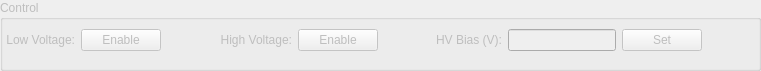
     <widget class="QGroupBox" name="pwrControlGroupBox">
      <property name="enabled">
       <bool>false</bool>
      </property>
      <property name="geometry">
       <rect>
        <x>10</x>
        <y>10</y>
        <width>761</width>
        <height>71</height>
       </rect>
      </property>
      <property name="title">
       <string>Control</string>
      </property>
      <widget class="QWidget" name="gridLayoutWidget_4">
       <property name="geometry">
        <rect>
         <x>0</x>
         <y>20</y>
         <width>761</width>
         <height>41</height>
        </rect>
       </property>
       <layout class="QGridLayout" name="gridLayout_4">
        <property name="leftMargin">
         <number>6</number>
        </property>
        <property name="rightMargin">
         <number>6</number>
        </property>
        <property name="verticalSpacing">
         <number>0</number>
        </property>
        <item row="0" column="0">
         <widget class="QLabel" name="label_3">
          <property name="text">
           <string>Low Voltage:</string>
          </property>
          <property name="alignment">
           <set>Qt::AlignRight|Qt::AlignTrailing|Qt::AlignVCenter</set>
          </property>
         </widget>
        </item>
        <item row="0" column="3">
         <widget class="QLabel" name="label_15">
          <property name="text">
           <string>High Voltage:</string>
          </property>
          <property name="alignment">
           <set>Qt::AlignRight|Qt::AlignTrailing|Qt::AlignVCenter</set>
          </property>
         </widget>
        </item>
        <item row="0" column="1">
         <widget class="QPushButton" name="lvEnableBtn">
          <property name="sizePolicy">
           <sizepolicy hsizetype="Fixed" vsizetype="Fixed">
            <horstretch>0</horstretch>
            <verstretch>0</verstretch>
           </sizepolicy>
          </property>
          <property name="minimumSize">
           <size>
            <width>40</width>
            <height>0</height>
           </size>
          </property>
          <property name="text">
           <string>Enable</string>
          </property>
         </widget>
        </item>
        <item row="0" column="7">
         <widget class="QLineEdit" name="hvBiasEdit">
          <property name="sizePolicy">
           <sizepolicy hsizetype="Fixed" vsizetype="Fixed">
            <horstretch>0</horstretch>
            <verstretch>0</verstretch>
           </sizepolicy>
          </property>
         </widget>
        </item>
        <item row="0" column="6">
         <widget class="QLabel" name="label_20">
          <property name="text">
           <string>HV Bias (V):</string>
          </property>
          <property name="alignment">
           <set>Qt::AlignRight|Qt::AlignTrailing|Qt::AlignVCenter</set>
          </property>
         </widget>
        </item>
        <item row="0" column="4">
         <widget class="QPushButton" name="hvEnableBtn">
          <property name="sizePolicy">
           <sizepolicy hsizetype="Fixed" vsizetype="Fixed">
            <horstretch>0</horstretch>
            <verstretch>0</verstretch>
           </sizepolicy>
          </property>
          <property name="minimumSize">
           <size>
            <width>40</width>
            <height>0</height>
           </size>
          </property>
          <property name="text">
           <string>Enable</string>
          </property>
         </widget>
        </item>
        <item row="0" column="8">
         <widget class="QPushButton" name="hvBiasSetBtn">
          <property name="sizePolicy">
           <sizepolicy hsizetype="Fixed" vsizetype="Fixed">
            <horstretch>0</horstretch>
            <verstretch>0</verstretch>
           </sizepolicy>
          </property>
          <property name="minimumSize">
           <size>
            <width>40</width>
            <height>0</height>
           </size>
          </property>
          <property name="text">
           <string>Set</string>
          </property>
         </widget>
        </item>
        <item row="0" column="2">
         <spacer name="horizontalSpacer_9">
          <property name="orientation">
           <enum>Qt::Horizontal</enum>
          </property>
          <property name="sizeHint" stdset="0">
           <size>
            <width>40</width>
            <height>20</height>
           </size>
          </property>
         </spacer>
        </item>
        <item row="0" column="9">
         <spacer name="horizontalSpacer_8">
          <property name="orientation">
           <enum>Qt::Horizontal</enum>
          </property>
          <property name="sizeHint" stdset="0">
           <size>
            <width>40</width>
            <height>20</height>
           </size>
          </property>
         </spacer>
        </item>
        <item row="0" column="5">
         <spacer name="horizontalSpacer_10">
          <property name="orientation">
           <enum>Qt::Horizontal</enum>
          </property>
          <property name="sizeHint" stdset="0">
           <size>
            <width>40</width>
            <height>20</height>
           </size>
          </property>
         </spacer>
        </item>
       </layout>
      </widget>
     </widget>
